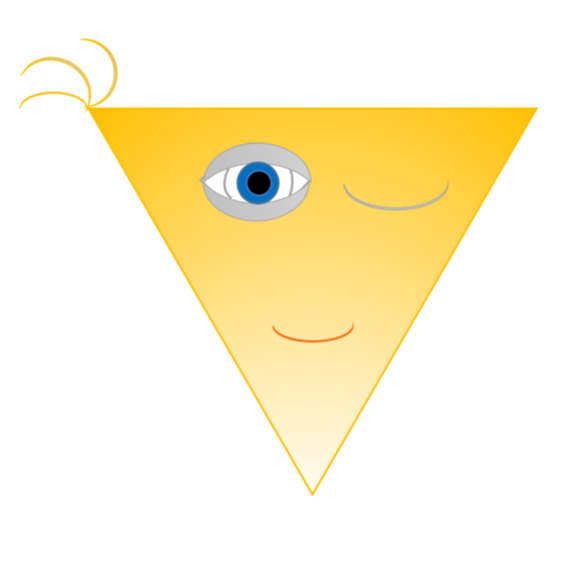
#> input picture 4. Libraries/2. PIL/in3.png, 570 x 570 px, found by its file name
$ python 3.py
#> lines starting #> are read from the running program, lines starting #| are printed output that depends on the picture
from PIL import Image


def reflect(name, kind = 1):
#> called with kind = 1
    im = Image.open(name)
#> im is the input picture: PIL image 570x570 RGB; mean R, G, B 253.1, 243.8, 215.1
    if kind == 1:
        im = im.transpose(Image.FLIP_TOP_BOTTOM)
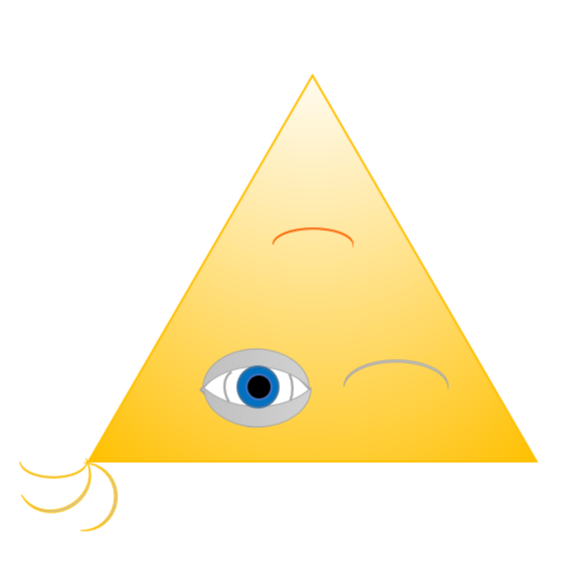
#> im: PIL image 570x570 RGB; mean R, G, B 253.1, 243.8, 215.1
    elif kind == 2:
        im = im.transpose(Image.FLIP_LEFT_RIGHT)
    elif kind == 3:
        im = im.transpose(Image.ROTATE_180)
    im.save("/Users/alekseverevkin/Desktop/Coding/YandexLMS/4. Libraries/2. PIL/out3.png")

reflect("/Users/alekseverevkin/Desktop/Coding/YandexLMS/4. Libraries/2. PIL/in3.png")

$ run again, with 4. Libraries/2. PIL/in2.png copied over 4. Libraries/2. PIL/in3.png
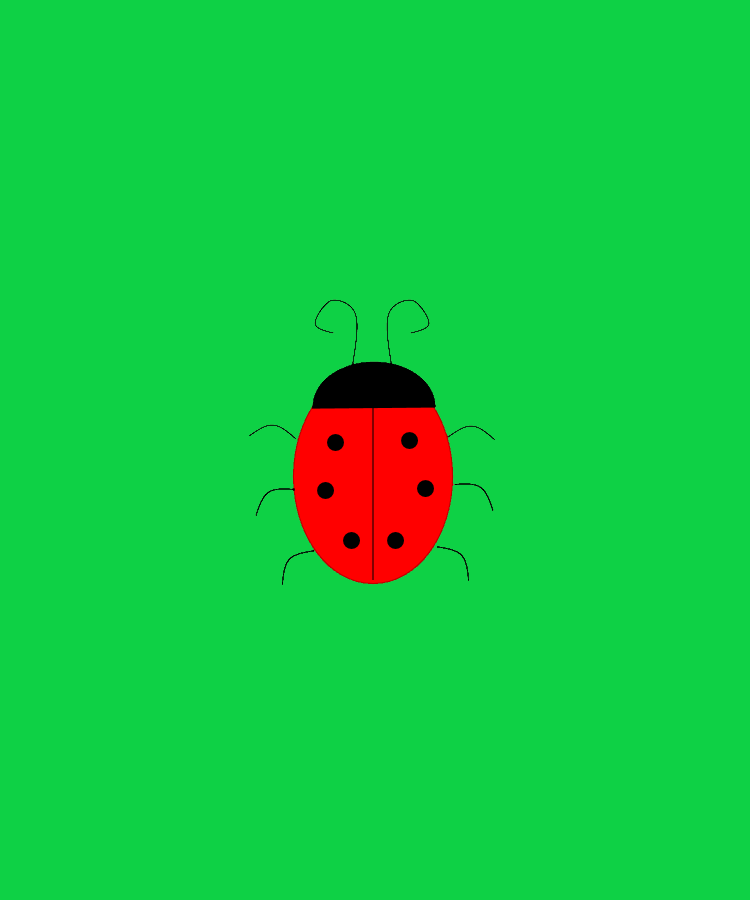
#> input picture 4. Libraries/2. PIL/in2.png, 750 x 900 px, found by its file name
#> in reflect, im is the input picture: PIL image 750x900 RGB; mean R, G, B 21.8, 200.1, 66.1
#> in reflect, `im = im.transpose(Image.FLIP_TOP_BOTTOM)`:
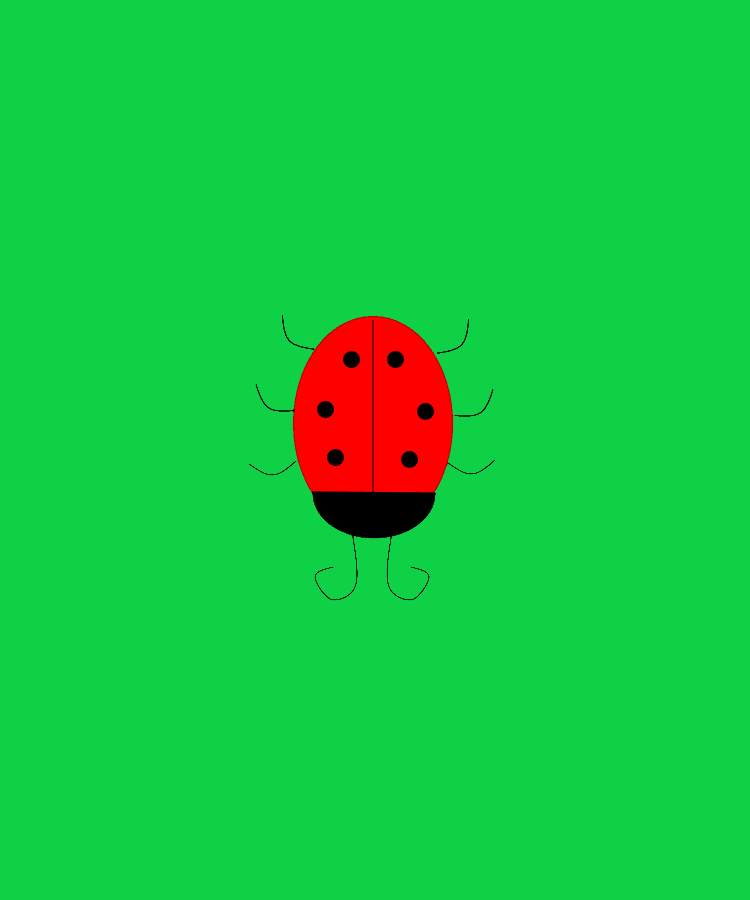
#> im: PIL image 750x900 RGB; mean R, G, B 21.8, 200.1, 66.1

$ run again, with 4. Libraries/2. PIL/in4.png copied over 4. Libraries/2. PIL/in3.png
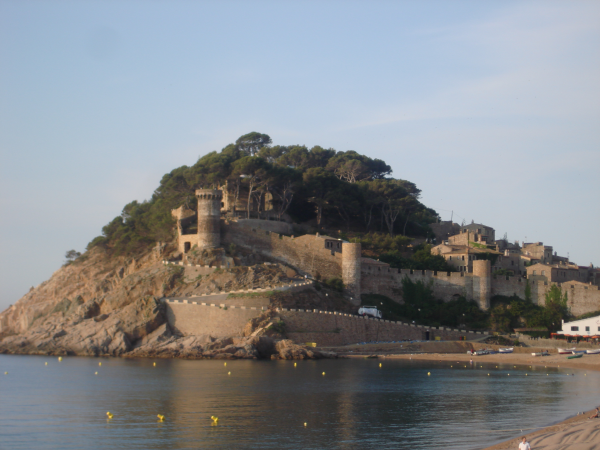
#> input picture 4. Libraries/2. PIL/in4.png, 600 x 450 px, found by its file name
#> in reflect, im is the input picture: PIL image 600x450 RGB; mean R, G, B 132.3, 135, 138.2
#> in reflect, `im = im.transpose(Image.FLIP_TOP_BOTTOM)`:
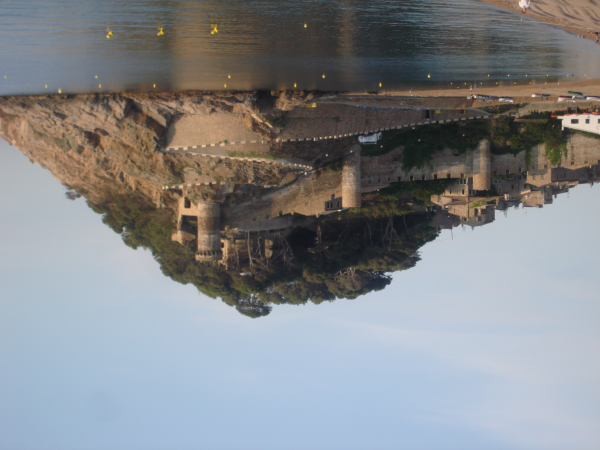
#> im: PIL image 600x450 RGB; mean R, G, B 132.3, 135, 138.2
